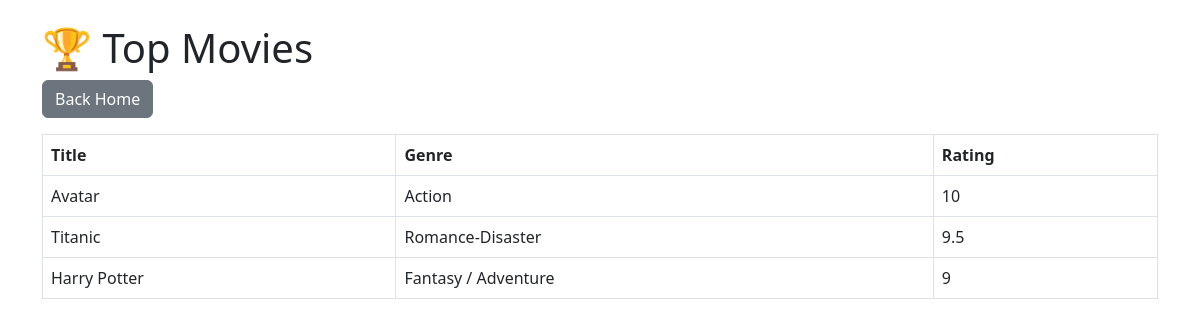
The app's page /top with its own data.
### tables this page shows
CREATE TABLE "movies" (
	"id"	INTEGER,
	"title"	TEXT,
	"genre"	TEXT,
	"rating"	TEXT,
	"image"	TEXT, review TEXT,
	PRIMARY KEY("id" AUTOINCREMENT)
);

### app.py (the view)
@app.route("/top")
def top_movies():
    db = get_db()
    movies = db.execute(
        "SELECT * FROM movies ORDER BY CAST(rating AS FLOAT) DESC LIMIT 5"
    ).fetchall()
    db.close()
    return render_template(
        "top.html",
        movies=movies
    )

### app.py (called while the page is built)
def get_db():
    conn = sqlite3.connect("database.db")
    conn.row_factory = sqlite3.Row
    return conn

### templates/top.html (shortened to what this page needs)
<!DOCTYPE html>
<html>
<head>
<link href="https://cdn.jsdelivr.net/npm/bootstrap@5.3.0/dist/css/bootstrap.min.css" rel="stylesheet">
</head>
<body class="container mt-4">
<h1>🏆 Top Movies</h1>
<a href="/" class="btn btn-secondary mb-3">Back Home</a>
<table class="table table-bordered">
<tr>
<th>Title</th>
<th>Genre</th>
<th>Rating</th>
</tr>
{% for movie in movies %}
<tr>
<td>{{ movie.title }}</td>
<td>{{ movie.genre }}</td>
<td>{{ movie.rating }}</td>
</tr>
{% endfor %}
</table>
</body>
</html>

### records on screen
movies: title "Avatar", genre "Action", rating "10"
movies: title "Titanic", genre "Romance-Disaster", rating "9.5"
movies: title "Harry Potter", genre "Fantasy / Adventure", rating "9"
